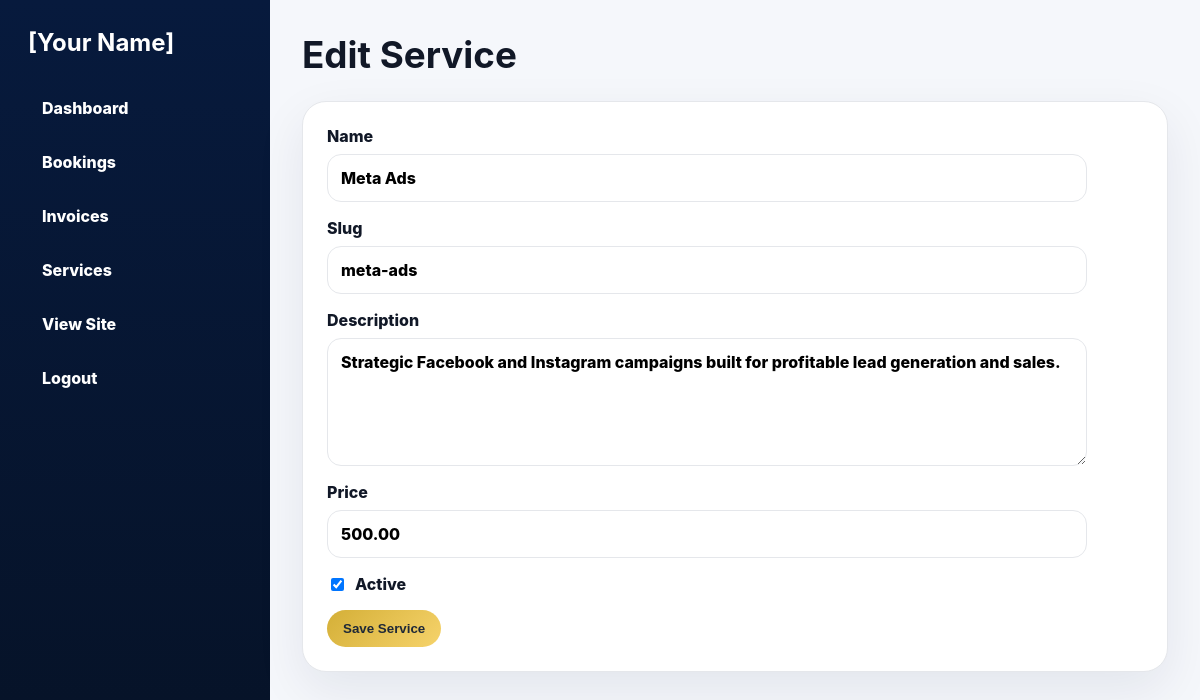
Page /admin/service-form.php?id=1 (signed in) on the committed database.
### tables this page shows
CREATE TABLE IF NOT EXISTS services (
    id INT AUTO_INCREMENT PRIMARY KEY,
    name VARCHAR(120) NOT NULL,
    slug VARCHAR(140) NOT NULL UNIQUE,
    description TEXT NOT NULL,
    price DECIMAL(10,2) NOT NULL DEFAULT 0.00,
    is_active TINYINT(1) NOT NULL DEFAULT 1,
    created_at TIMESTAMP DEFAULT CURRENT_TIMESTAMP,
    updated_at TIMESTAMP DEFAULT CURRENT_TIMESTAMP ON UPDATE CURRENT_TIMESTAMP
);

### config/database.php (called while the page is built, shortened)
<?php
$databaseConfig = [
    'host' => 'localhost',
    'database' => 'portfolio_db',
    'username' => 'portfolio_user',
    'password' => 'change_this_password',
    'charset' => 'utf8mb4',
];
function db(): PDO
{
    global $databaseConfig;
    $dsn = sprintf(
        'mysql:host=%s;dbname=%s;charset=%s',
        $databaseConfig['host'],
        $databaseConfig['database'],
        $databaseConfig['charset']
    );
    $pdo = new PDO($dsn, $databaseConfig['username'], $databaseConfig['password'], [
        PDO::ATTR_ERRMODE => PDO::ERRMODE_EXCEPTION,
        PDO::ATTR_DEFAULT_FETCH_MODE => PDO::FETCH_ASSOC,
        PDO::ATTR_EMULATE_PREPARES => false,
    ]);
    return $pdo;
}

### includes/functions.php (called while the page is built, shortened)
<?php
function e(?string $value): string
{
    return htmlspecialchars((string) $value, ENT_QUOTES, 'UTF-8');
}
function get_services(bool $activeOnly = true): array
{
    require_once __DIR__ . '/../config/database.php';
    try {
        $sql = 'SELECT * FROM services' . ($activeOnly ? ' WHERE is_active = 1' : '') . ' ORDER BY id ASC';
        return db()->query($sql)->fetchAll();
    } catch (Throwable $exception) {
        return fallback_services();
    }
}
function find_service(int $id): ?array
{
    foreach (get_services(false) as $service) {
        if ((int) $service['id'] === $id) {
            return $service;
        }
    }
    return null;
}

### admin/service-form.php (the view, shortened to what this page needs)
<?php require_once __DIR__ . '/partials.php'; require_admin(); $service = null; if (!empty($_GET['id'])) { $service = find_service((int) $_GET['id']); } admin_header($service ? 'Edit Service' : 'Add Service'); ?>
<section class="panel"><form class="admin-form" action="../actions/save-service.php" method="post"><input type="hidden" name="id" value="<?= (int) ($service['id'] ?? 0) ?>"><label>Name<input name="name" value="<?= e($service['name'] ?? '') ?>" required></label><label>Slug<input name="slug" value="<?= e($service['slug'] ?? '') ?>" required></label><label>Description<textarea name="description" rows="5" required><?= e($service['description'] ?? '') ?></textarea></label><label>Price<input type="number" step="0.01" name="price" value="<?= e((string) ($service['price'] ?? '0')) ?>" required></label><label class="check"><input type="checkbox" name="is_active" value="1" <?= empty($service) || !empty($service['is_active']) ? 'checked' : '' ?>> Active</label><button class="admin-btn" type="submit">Save Service</button></form></section>

### assets/css/admin.css (style rules this page uses)
:root { --navy:#071a3d;--blue:#0b2a5b;--gold:#d4af37;--light:#f5f7fb;--line:#e5e7eb;--text:#111827;--muted:#64748b }
* { box-sizing:border-box }
body { margin:0;font-family:Inter,Arial,sans-serif;background:var(--light);color:var(--text) }
.stat-grid article,.panel,.login-card { padding:24px;border:1px solid var(--line);border-radius:24px;background:white;box-shadow:0 18px 50px rgba(7,26,61,.08) }
.admin-btn,button { display:inline-flex;border:0;border-radius:999px;padding:11px 16px;background:linear-gradient(135deg,var(--gold),#f6d36b);color:#1f2937;font-weight:900;cursor:pointer }
input,select,textarea { width:100%;padding:13px;border:1px solid var(--line);border-radius:14px;font:inherit }
label { display:grid;gap:8px;margin-bottom:16px;font-weight:800 }
.admin-form { max-width:760px }
.check { display:flex;align-items:center;gap:8px }
.check input { width:auto }

### rows in the picture
services: name "Meta Ads", slug "meta-ads", description "Strategic Facebook and Instagram campaigns built for profitable lead generation and sales.", price "500.00", is_active "☑"

### other values in the picture
app_config('brand_name') "[Your Name]"
$title "Edit Service"
